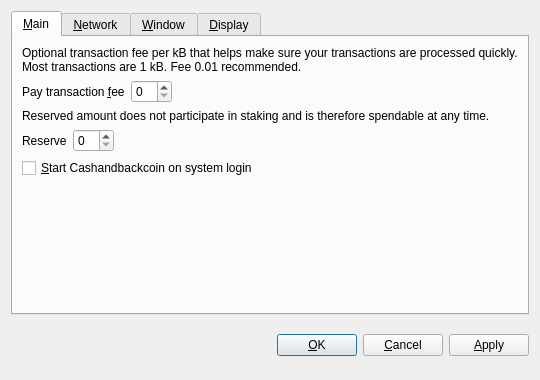
<?xml version="1.0" encoding="UTF-8"?>
<ui version="4.0">
 <class>OptionsDialog</class>
 <widget class="QDialog" name="OptionsDialog">
  <property name="geometry">
   <rect>
    <x>0</x>
    <y>0</y>
    <width>540</width>
    <height>380</height>
   </rect>
  </property>
  <property name="windowTitle">
   <string>Options</string>
  </property>
  <property name="modal">
   <bool>true</bool>
  </property>
  <layout class="QVBoxLayout" name="verticalLayout">
   <item>
    <widget class="QTabWidget" name="tabWidget">
     <property name="tabPosition">
      <enum>QTabWidget::North</enum>
     </property>
     <property name="currentIndex">
      <number>0</number>
     </property>
     <widget class="QWidget" name="tabMain">
      <attribute name="title">
       <string>&amp;Main</string>
      </attribute>
      <layout class="QVBoxLayout" name="verticalLayout_Main">
       <item>
        <widget class="QLabel" name="transactionFeeInfoLabel">
         <property name="text">
          <string>Optional transaction fee per kB that helps make sure your transactions are processed quickly. Most transactions are 1 kB. Fee 0.01 recommended.</string>
         </property>
         <property name="textFormat">
          <enum>Qt::PlainText</enum>
         </property>
         <property name="wordWrap">
          <bool>true</bool>
         </property>
        </widget>
       </item>
       <item>
        <layout class="QHBoxLayout" name="horizontalLayoutFee">
         <item>
          <widget class="QLabel" name="transactionFeeLabel">
           <property name="text">
            <string>Pay transaction &amp;fee</string>
           </property>
           <property name="textFormat">
            <enum>Qt::PlainText</enum>
           </property>
           <property name="buddy">
            <cstring>transactionFee</cstring>
           </property>
          </widget>
         </item>
         <item>
          <widget class="BitcoinAmountField" name="transactionFee"/>
         </item>
         <item>
          <spacer name="horizontalSpacerFee">
           <property name="orientation">
            <enum>Qt::Horizontal</enum>
           </property>
           <property name="sizeHint" stdset="0">
            <size>
             <width>40</width>
             <height>20</height>
            </size>
           </property>
          </spacer>
         </item>
        </layout>
       </item>
       <item>
        <widget class="QLabel" name="reserveBalanceInfoLabel">
         <property name="text">
          <string>Reserved amount does not participate in staking and is therefore spendable at any time.</string>
         </property>
         <property name="textFormat">
          <enum>Qt::PlainText</enum>
         </property>
         <property name="wordWrap">
          <bool>true</bool>
         </property>
        </widget>
       </item>
       <item>
        <layout class="QHBoxLayout" name="horizontalLayoutReserveBalance">
         <item>
          <widget class="QLabel" name="reserveBalanceLabel">
           <property name="text">
            <string>Reserve</string>
           </property>
           <property name="textFormat">
            <enum>Qt::PlainText</enum>
           </property>
           <property name="buddy">
            <cstring>reserveBalance</cstring>
           </property>
          </widget>
         </item>
         <item>
          <widget class="BitcoinAmountField" name="reserveBalance"/>
         </item>
         <item>
          <spacer name="horizontalSpacerReserveBalance">
           <property name="orientation">
            <enum>Qt::Horizontal</enum>
           </property>
           <property name="sizeHint" stdset="0">
            <size>
             <width>40</width>
             <height>20</height>
            </size>
           </property>
          </spacer>
         </item>
        </layout>
       </item>
       <item>
        <widget class="QCheckBox" name="bitcoinAtStartup">
         <property name="toolTip">
          <string>Automatically start Cashandbackcoin after logging in to the system.</string>
         </property>
         <property name="text">
          <string>&amp;Start Cashandbackcoin on system login</string>
         </property>
        </widget>
       </item>
       <item>
        <spacer name="verticalSpacer_Main">
         <property name="orientation">
          <enum>Qt::Vertical</enum>
         </property>
         <property name="sizeHint" stdset="0">
          <size>
           <width>20</width>
           <height>40</height>
          </size>
         </property>
        </spacer>
       </item>
      </layout>
     </widget>
     <widget class="QWidget" name="tabNetwork">
      <attribute name="title">
       <string>&amp;Network</string>
      </attribute>
      <layout class="QVBoxLayout" name="verticalLayout_Network">
       <item>
        <widget class="QCheckBox" name="mapPortUpnp">
         <property name="toolTip">
          <string>Automatically open the Cashandbackcoin client port on the router. This only works when your router supports UPnP and it is enabled.</string>
         </property>
         <property name="text">
          <string>Map port using &amp;UPnP</string>
         </property>
        </widget>
       </item>
       <item>
        <widget class="QCheckBox" name="connectSocks">
         <property name="toolTip">
          <string>Connect to the Cashandbackcoin network through a SOCKS proxy (e.g. when connecting through Tor).</string>
         </property>
         <property name="text">
          <string>&amp;Connect through SOCKS proxy:</string>
         </property>
        </widget>
       </item>
       <item>
        <layout class="QHBoxLayout" name="horizontalLayout_Network">
         <item>
          <widget class="QLabel" name="proxyIpLabel">
           <property name="text">
            <string>Proxy &amp;IP:</string>
           </property>
           <property name="textFormat">
            <enum>Qt::PlainText</enum>
           </property>
           <property name="buddy">
            <cstring>proxyIp</cstring>
           </property>
          </widget>
         </item>
         <item>
          <widget class="QValidatedLineEdit" name="proxyIp">
           <property name="maximumSize">
            <size>
             <width>140</width>
             <height>16777215</height>
            </size>
           </property>
           <property name="toolTip">
            <string>IP address of the proxy (e.g. 127.0.0.1)</string>
           </property>
          </widget>
         </item>
         <item>
          <widget class="QLabel" name="proxyPortLabel">
           <property name="text">
            <string>&amp;Port:</string>
           </property>
           <property name="textFormat">
            <enum>Qt::PlainText</enum>
           </property>
           <property name="buddy">
            <cstring>proxyPort</cstring>
           </property>
          </widget>
         </item>
         <item>
          <widget class="QLineEdit" name="proxyPort">
           <property name="maximumSize">
            <size>
             <width>55</width>
             <height>16777215</height>
            </size>
           </property>
           <property name="toolTip">
            <string>Port of the proxy (e.g. 9050)</string>
           </property>
          </widget>
         </item>
         <item>
          <widget class="QLabel" name="socksVersionLabel">
           <property name="text">
            <string>SOCKS &amp;Version:</string>
           </property>
           <property name="textFormat">
            <enum>Qt::PlainText</enum>
           </property>
           <property name="buddy">
            <cstring>socksVersion</cstring>
           </property>
          </widget>
         </item>
         <item>
          <widget class="QValueComboBox" name="socksVersion">
           <property name="toolTip">
            <string>SOCKS version of the proxy (e.g. 5)</string>
           </property>
          </widget>
         </item>
         <item>
          <spacer name="horizontalSpacer_Network">
           <property name="orientation">
            <enum>Qt::Horizontal</enum>
           </property>
           <property name="sizeHint" stdset="0">
            <size>
             <width>40</width>
             <height>20</height>
            </size>
           </property>
          </spacer>
         </item>
        </layout>
       </item>
       <item>
        <spacer name="verticalSpacer_Network">
         <property name="orientation">
          <enum>Qt::Vertical</enum>
         </property>
         <property name="sizeHint" stdset="0">
          <size>
           <width>20</width>
           <height>40</height>
          </size>
         </property>
        </spacer>
       </item>
      </layout>
     </widget>
     <widget class="QWidget" name="tabWindow">
      <attribute name="title">
       <string>&amp;Window</string>
      </attribute>
      <layout class="QVBoxLayout" name="verticalLayout_Window">
       <item>
        <widget class="QCheckBox" name="minimizeToTray">
         <property name="toolTip">
          <string>Show only a tray icon after minimizing the window.</string>
         </property>
         <property name="text">
          <string>&amp;Minimize to the tray instead of the taskbar</string>
         </property>
        </widget>
       </item>
       <item>
        <widget class="QCheckBox" name="minimizeOnClose">
         <property name="toolTip">
          <string>Minimize instead of exit the application when the window is closed. When this option is enabled, the application will be closed only after selecting Quit in the menu.</string>
         </property>
         <property name="text">
          <string>M&amp;inimize on close</string>
         </property>
        </widget>
       </item>
       <item>
        <spacer name="verticalSpacer_Window">
         <property name="orientation">
          <enum>Qt::Vertical</enum>
         </property>
         <property name="sizeHint" stdset="0">
          <size>
           <width>20</width>
           <height>40</height>
          </size>
         </property>
        </spacer>
       </item>
      </layout>
     </widget>
     <widget class="QWidget" name="tabDisplay">
      <attribute name="title">
       <string>&amp;Display</string>
      </attribute>
      <layout class="QVBoxLayout" name="verticalLayout_Display">
       <item>
        <layout class="QHBoxLayout" name="horizontalLayout_1_Display">
         <item>
          <widget class="QLabel" name="langLabel">
           <property name="text">
            <string>User Interface &amp;language:</string>
           </property>
           <property name="textFormat">
            <enum>Qt::PlainText</enum>
           </property>
           <property name="buddy">
            <cstring>lang</cstring>
           </property>
          </widget>
         </item>
         <item>
          <widget class="QValueComboBox" name="lang">
           <property name="toolTip">
            <string>The user interface language can be set here. This setting will take effect after restarting Cashandbackcoin.</string>
           </property>
          </widget>
         </item>
        </layout>
       </item>
       <item>
        <layout class="QHBoxLayout" name="horizontalLayout_2_Display">
         <item>
          <widget class="QLabel" name="unitLabel">
           <property name="text">
            <string>&amp;Unit to show amounts in:</string>
           </property>
           <property name="textFormat">
            <enum>Qt::PlainText</enum>
           </property>
           <property name="buddy">
            <cstring>unit</cstring>
           </property>
          </widget>
         </item>
         <item>
          <widget class="QValueComboBox" name="unit">
           <property name="toolTip">
            <string>Choose the default subdivision unit to show in the interface and when sending coins.</string>
           </property>
          </widget>
         </item>
        </layout>
       </item>
       <item>
        <widget class="QCheckBox" name="displayAddresses">
         <property name="toolTip">
          <string>Whether to show Cashandbackcoin addresses in the transaction list or not.</string>
         </property>
         <property name="text">
          <string>&amp;Display addresses in transaction list</string>
         </property>
        </widget>
       </item>
       <item>
        <widget class="QCheckBox" name="coinControlFeatures">
         <property name="toolTip">
          <string>Whether to show coin control features or not.</string>
         </property>
         <property name="text">
          <string>Display coin &amp;control features (experts only!)</string>
         </property>
        </widget>
       </item>
       <item>
        <spacer name="verticalSpacer_Display">
         <property name="orientation">
          <enum>Qt::Vertical</enum>
         </property>
         <property name="sizeHint" stdset="0">
          <size>
           <width>20</width>
           <height>40</height>
          </size>
         </property>
        </spacer>
       </item>
      </layout>
     </widget>
    </widget>
   </item>
   <item>
    <layout class="QHBoxLayout" name="horizontalLayout_Buttons">
     <item>
      <spacer name="horizontalSpacer_1">
       <property name="orientation">
        <enum>Qt::Horizontal</enum>
       </property>
       <property name="sizeHint" stdset="0">
        <size>
         <width>40</width>
         <height>48</height>
        </size>
       </property>
      </spacer>
     </item>
     <item>
      <widget class="QLabel" name="statusLabel">
       <property name="font">
        <font>
         <weight>75</weight>
         <bold>true</bold>
        </font>
       </property>
       <property name="text">
        <string/>
       </property>
       <property name="textFormat">
        <enum>Qt::PlainText</enum>
       </property>
       <property name="wordWrap">
        <bool>true</bool>
       </property>
      </widget>
     </item>
     <item>
      <spacer name="horizontalSpacer_2">
       <property name="orientation">
        <enum>Qt::Horizontal</enum>
       </property>
       <property name="sizeHint" stdset="0">
        <size>
         <width>40</width>
         <height>48</height>
        </size>
       </property>
      </spacer>
     </item>
     <item>
      <widget class="QPushButton" name="okButton">
       <property name="text">
        <string>&amp;OK</string>
       </property>
      </widget>
     </item>
     <item>
      <widget class="QPushButton" name="cancelButton">
       <property name="text">
        <string>&amp;Cancel</string>
       </property>
       <property name="autoDefault">
        <bool>false</bool>
       </property>
      </widget>
     </item>
     <item>
      <widget class="QPushButton" name="applyButton">
       <property name="text">
        <string>&amp;Apply</string>
       </property>
       <property name="autoDefault">
        <bool>false</bool>
       </property>
      </widget>
     </item>
    </layout>
   </item>
  </layout>
 </widget>
 <customwidgets>
  <customwidget>
   <class>BitcoinAmountField</class>
   <extends>QSpinBox</extends>
   <header>bitcoinamountfield.h</header>
  </customwidget>
  <customwidget>
   <class>QValueComboBox</class>
   <extends>QComboBox</extends>
   <header>qvaluecombobox.h</header>
  </customwidget>
  <customwidget>
   <class>QValidatedLineEdit</class>
   <extends>QLineEdit</extends>
   <header>qvalidatedlineedit.h</header>
  </customwidget>
 </customwidgets>
 <resources/>
 <connections/>
</ui>
